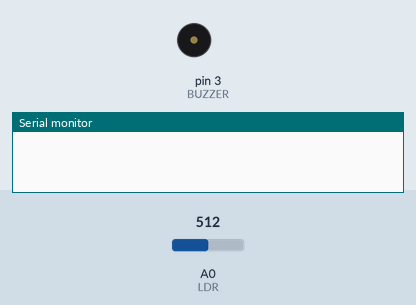
This sketch was run on a simulated Arduino Uno, built with avr-gcc and run on an emulated ATmega328P. On the bench: buzzer (waves = sounding), the last lines printed to the serial monitor. Inputs (shaded band) come from the test bench; at power-on: A0 (LDR) = 512. Random numbers use the default seed unless the sketch sets one.

Above: at 1.2 s.
1.3 s: A0 (LDR) set to 696
2.8 s: A0 (LDR) set to 720
4.3 s: A0 (LDR) set to 533
5.8 s: A0 (LDR) set to 505
7.3 s: A0 (LDR) set to 716
At 7.49 s:
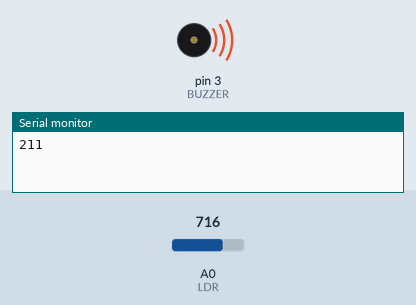
Timing chart, 0 to 10.3 s (numbered marks = the images above; inputs shaded):
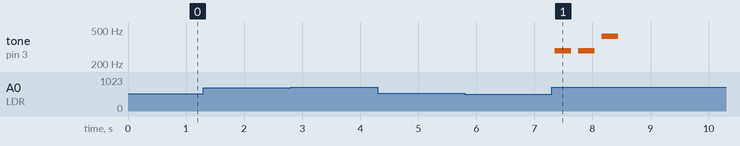

Measured:
- after the input at 1.3 s, every drawn part: stays the same
- after the input at 2.8 s, every drawn part: stays the same
- after the input at 4.3 s, every drawn part: stays the same
- after the input at 5.8 s, every drawn part: stays the same
- after the input at 7.3 s, tone on pin 3 (BUZZER): plays 284 Hz for 0.28 s, 284 Hz for 0.28 s, 425 Hz for 0.28 s, starting after 0.05 s

The sketch:

task10.ino
```cpp
/* Useful defines. */
#define uint unsigned int
#define ulong unsigned long

float randomFloat(float a, float b) {
	const long SAMPLES = 10000;
	return (float)random(a * SAMPLES, b * SAMPLES) / (float)SAMPLES;
}

/* Pin configuration. */
#define BUZZER 3
#define LDR A0

/* Music player utilites. */
static const char NOTES[] = { 'c', 'd', 'e', 'f', 'g', 'a', 'b', 'C' };
static const uint FREQS[] =  { 1915, 1700, 1519, 1432, 1275, 1136, 1014, 956 };
static uint TONES[sizeof(char) * 8];

static float volume;
static float speed;

void mp_init() {
	uint noteCount = min(sizeof NOTES, sizeof TONES);
	for (uint i = 0; i < noteCount; i++) {
		TONES[NOTES[i]] = FREQS[i];
	}

	volume = 1.0f;
	speed = 1.0f;
}

void mp_setVolume(float value) {
	volume = value;
}

void mp_setSpeed(float value) {
	speed = value;
}

void mp_playNote(char note, uint duration) {
	ulong uduration = duration * 1000UL;
	uint tone = (uint)(volume * TONES[note] + 0.5f);

	for (ulong i = 0; i < uduration; i += tone * 2) {
		digitalWrite(BUZZER, HIGH);
		delayMicroseconds(tone);
		digitalWrite(BUZZER, LOW);
		delayMicroseconds(tone);
	}
}

void mp_playMelody(const char *melody, uint tempo) {
	while (*melody != '\0') {
		uint beat = *melody - '0';
		char note = *(melody + 1);

		if (note == ' ') {
			delay((ulong)(0.5f + beat * tempo / speed));
		} else {
			mp_playNote(note, (uint)(0.5f + beat * tempo / speed));
		}

		delay((ulong)(0.5f + tempo / speed) / 2);

		melody += 2;
	}
}

/* Program settings. */
#define MEASUREMENT_DURATION 50
#define MEASUREMENT_TOLERANCE 200
#define DEFAULT_TEMPO 300

#define MIN_VOLUME 0.8
#define MAX_VOLUME 1.2

#define MIN_SPEED 0.5
#define MAX_SPEED 2.0

/* Program logic. */
static const char MORNING_MELODY[] =
	"1c1c1g1 ";
static const char OTHER_MELODY[] =
	"2d2a1f2c2d2a2d2c2f2d2a2c2d2a1f2c2d2a2a2g2p8p8p8p";

ulong measurementStartTime;
int ldrMin, ldrMax;


void setup() {
	Serial.begin(9600);
	randomSeed(analogRead(A5));

	mp_init();

	pinMode(BUZZER, OUTPUT);
	pinMode(LDR, INPUT);

	measurementStartTime = 0;
	ldrMin = ldrMax = analogRead(LDR);
	mp_setVolume(randomFloat(MIN_VOLUME, MAX_VOLUME));
	mp_setSpeed(randomFloat(MIN_VOLUME, MAX_VOLUME));
}

void loop() {
	int ldr = analogRead(LDR);
	ldrMin = min(ldrMin, ldr);
	ldrMax = max(ldrMax, ldr);

	ulong currentTime = millis();
	if (currentTime - measurementStartTime >= MEASUREMENT_DURATION) {
		if (abs(ldrMax - ldrMin) >= MEASUREMENT_TOLERANCE) {
			Serial.println(abs(ldrMax - ldrMin));
			mp_playMelody(MORNING_MELODY, DEFAULT_TEMPO);
		}

		/*
		 * Reset light measurement details. Since the melody player blocks
		 * the thread, we can't use old time and LDR values and they have
		 * to be read again.
		 */
		ldrMin = ldrMax = analogRead(LDR);
		measurementStartTime = millis();
	}
}
```
